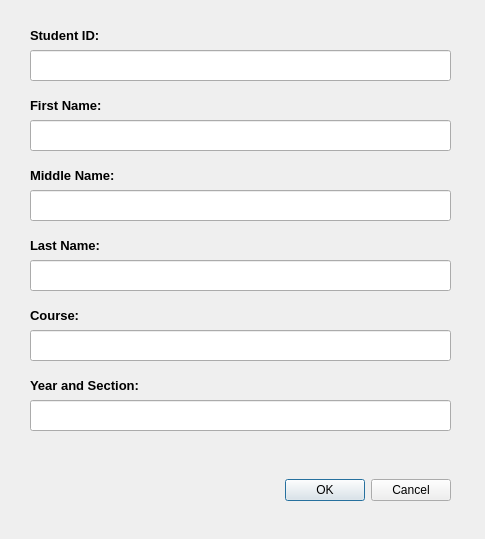
<?xml version="1.0" encoding="UTF-8"?>
<ui version="4.0">
 <class>editStudentDialog</class>
 <widget class="QDialog" name="editStudentDialog">
  <property name="enabled">
   <bool>true</bool>
  </property>
  <property name="geometry">
   <rect>
    <x>0</x>
    <y>0</y>
    <width>485</width>
    <height>539</height>
   </rect>
  </property>
  <property name="windowTitle">
   <string>Dialog</string>
  </property>
  <property name="modal">
   <bool>true</bool>
  </property>
  <widget class="QDialogButtonBox" name="newStudentBtns">
   <property name="enabled">
    <bool>true</bool>
   </property>
   <property name="geometry">
    <rect>
     <x>230</x>
     <y>470</y>
     <width>221</width>
     <height>41</height>
    </rect>
   </property>
   <property name="orientation">
    <enum>Qt::Horizontal</enum>
   </property>
   <property name="standardButtons">
    <set>QDialogButtonBox::Cancel|QDialogButtonBox::Ok</set>
   </property>
  </widget>
  <widget class="QLineEdit" name="studentIdFld">
   <property name="geometry">
    <rect>
     <x>30</x>
     <y>50</y>
     <width>421</width>
     <height>31</height>
    </rect>
   </property>
  </widget>
  <widget class="QLabel" name="studentIdLbl">
   <property name="geometry">
    <rect>
     <x>30</x>
     <y>20</y>
     <width>421</width>
     <height>31</height>
    </rect>
   </property>
   <property name="font">
    <font>
     <pointsize>10</pointsize>
     <weight>75</weight>
     <bold>true</bold>
    </font>
   </property>
   <property name="text">
    <string>Student ID:</string>
   </property>
  </widget>
  <widget class="QLineEdit" name="firstNameFld">
   <property name="geometry">
    <rect>
     <x>30</x>
     <y>120</y>
     <width>421</width>
     <height>31</height>
    </rect>
   </property>
  </widget>
  <widget class="QLabel" name="firstNameLbl">
   <property name="geometry">
    <rect>
     <x>30</x>
     <y>90</y>
     <width>421</width>
     <height>31</height>
    </rect>
   </property>
   <property name="font">
    <font>
     <pointsize>10</pointsize>
     <weight>75</weight>
     <bold>true</bold>
    </font>
   </property>
   <property name="text">
    <string>First Name:</string>
   </property>
  </widget>
  <widget class="QLabel" name="middleNameLbl">
   <property name="geometry">
    <rect>
     <x>30</x>
     <y>160</y>
     <width>421</width>
     <height>31</height>
    </rect>
   </property>
   <property name="font">
    <font>
     <pointsize>10</pointsize>
     <weight>75</weight>
     <bold>true</bold>
    </font>
   </property>
   <property name="text">
    <string>Middle Name:</string>
   </property>
  </widget>
  <widget class="QLineEdit" name="middleNameFld">
   <property name="geometry">
    <rect>
     <x>30</x>
     <y>190</y>
     <width>421</width>
     <height>31</height>
    </rect>
   </property>
  </widget>
  <widget class="QLabel" name="lastNameLabel">
   <property name="geometry">
    <rect>
     <x>30</x>
     <y>230</y>
     <width>421</width>
     <height>31</height>
    </rect>
   </property>
   <property name="font">
    <font>
     <pointsize>10</pointsize>
     <weight>75</weight>
     <bold>true</bold>
    </font>
   </property>
   <property name="text">
    <string>Last Name:</string>
   </property>
  </widget>
  <widget class="QLineEdit" name="lastNameFld">
   <property name="geometry">
    <rect>
     <x>30</x>
     <y>260</y>
     <width>421</width>
     <height>31</height>
    </rect>
   </property>
  </widget>
  <widget class="QLabel" name="courseLbl">
   <property name="geometry">
    <rect>
     <x>30</x>
     <y>300</y>
     <width>421</width>
     <height>31</height>
    </rect>
   </property>
   <property name="font">
    <font>
     <pointsize>10</pointsize>
     <weight>75</weight>
     <bold>true</bold>
    </font>
   </property>
   <property name="text">
    <string>Course:</string>
   </property>
  </widget>
  <widget class="QLineEdit" name="courseFld">
   <property name="geometry">
    <rect>
     <x>30</x>
     <y>330</y>
     <width>421</width>
     <height>31</height>
    </rect>
   </property>
  </widget>
  <widget class="QLabel" name="yearLbl">
   <property name="geometry">
    <rect>
     <x>30</x>
     <y>370</y>
     <width>421</width>
     <height>31</height>
    </rect>
   </property>
   <property name="font">
    <font>
     <pointsize>10</pointsize>
     <weight>75</weight>
     <bold>true</bold>
    </font>
   </property>
   <property name="text">
    <string>Year and Section:</string>
   </property>
  </widget>
  <widget class="QLineEdit" name="yrFld">
   <property name="geometry">
    <rect>
     <x>30</x>
     <y>400</y>
     <width>421</width>
     <height>31</height>
    </rect>
   </property>
  </widget>
 </widget>
 <resources/>
 <connections>
  <connection>
   <sender>newStudentBtns</sender>
   <signal>accepted()</signal>
   <receiver>editStudentDialog</receiver>
   <slot>accept()</slot>
   <hints>
    <hint type="sourcelabel">
     <x>248</x>
     <y>254</y>
    </hint>
    <hint type="destinationlabel">
     <x>157</x>
     <y>274</y>
    </hint>
   </hints>
  </connection>
  <connection>
   <sender>newStudentBtns</sender>
   <signal>rejected()</signal>
   <receiver>editStudentDialog</receiver>
   <slot>reject()</slot>
   <hints>
    <hint type="sourcelabel">
     <x>316</x>
     <y>260</y>
    </hint>
    <hint type="destinationlabel">
     <x>286</x>
     <y>274</y>
    </hint>
   </hints>
  </connection>
 </connections>
</ui>
